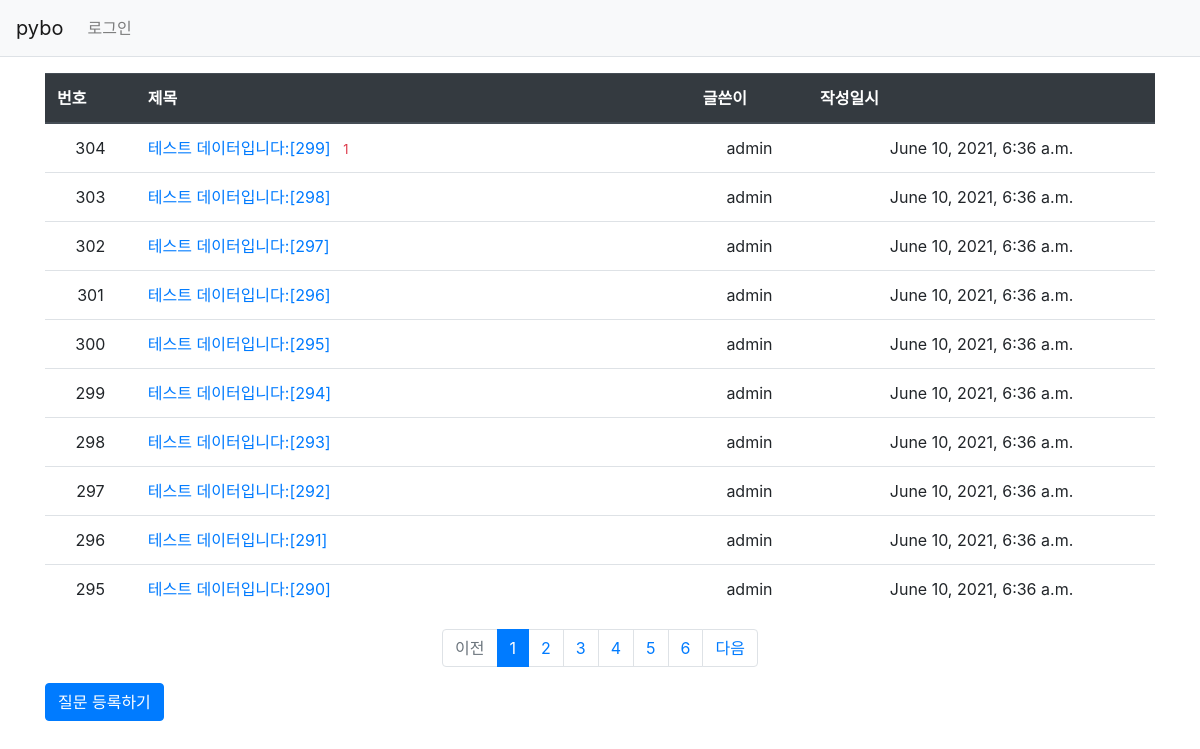
Before: /pybo/ with the older database file.
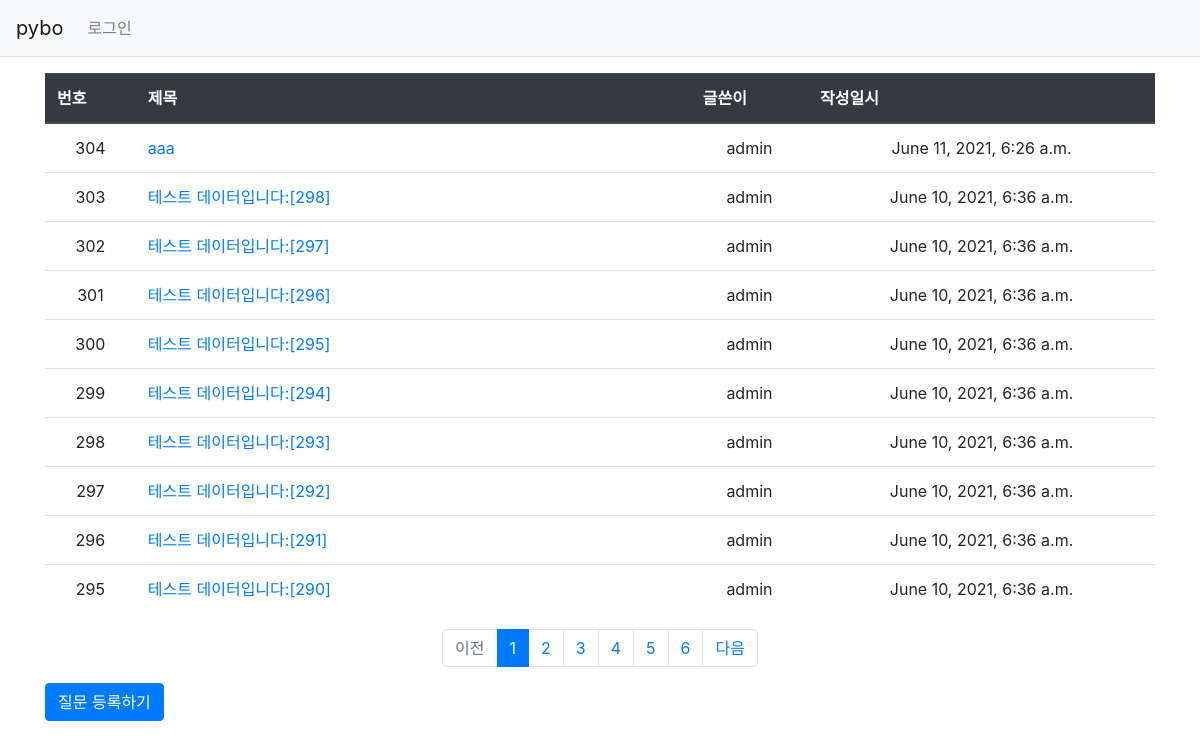
After: the same page with the newer database file.
### pybo/models.py (models this page shows, shortened)
class Question(models.Model):
    author = models.ForeignKey(User, on_delete=models.CASCADE)
    subject = models.CharField(max_length=200)
    content = models.TextField()
    create_date = models.DateTimeField()
    modify_date = models.DateTimeField(null=True, blank=True)

### pybo/views.py (the view)
# urls.py: path('',views.index, name='index'),
def index(request):
    page = request.GET.get('page','1') # 페이지
    question_list = Question.objects.order_by('-create_date')
    paginator = Paginator(question_list, 10) #페이지당 10개씩 보여주기
    page_obj = paginator.get_page(page)
    context = {'question_list': page_obj}
    return render(request, 'pybo/question_list.html', context)

### pybo/templatetags/pybo_filter.py (called while the page is built)
@register.filter
def sub(value, arg):
    return value - arg

### templates/pybo/question_list.html
{% extends 'base.html' %}
{% block content %}
{% load pybo_filter %}
<div class="container my-3">
    <table class="table">
        <thead>
        <tr class="text center thead-dark">
            <th>번호</th>
            <th style="width:50%">제목</th>
            <th>글쓴이</th>
            <th>작성일시</th>
        </tr>
        </thead>
        <tbody>
        {% if question_list %}
        {% for question in question_list %}
        <tr class = "text-center">
            <td>{{ question_list.paginator.count|sub:question_list.start_index|sub:forloop.counter0|add:1 }}</td>
            <td class="text-left">
                <a href="{% url 'pybo:detail' question.id %}">{{ question.subject }}
                    {% if question.answer_set.count > 0 %}
                    <span class="text-danger small ml-2">
                        {{ question.answer_set.count }}
                    </span>
                    {% endif %}
                </a>
            </td>
            <td>{{ question.author.username }}</td>
            <td>{{ question.create_date }}</td>
        </tr>
        {% endfor %}
        {% else %}
        <tr>
            <td colspan="3">질문이 없습니다.</td>
        </tr>
        {% endif %}
        </tbody>
    </table>
    <ul class="pagination justify-content-center">
        {% if question_list.has_previous %}
        <li class="page-item">
            <a class="page-link" href="?page={{ question_list.previous_page_number }}">이전</a>
        </li>
        {% else %}
        <li class="page-item disabled">
            <a class="page-link" tabindex="-1" aria-disabled="true" href="#">이전</a>
        </li>
        {% endif %}
        {% for page_number in question_list.paginator.page_range %}
        {% if page_number >= question_list.number|add:-5 and page_number <= question_list.number|add:5 %}
            {% if page_number == question_list.number %}
            <li class="page-item active" aria-current="page">
                <a class="page-link" href="?page={{ page_number }}">{{ page_number }}</a>
            </li>
            {% else %}
            <li class="page-item">
                <a class="page-link" href="?page={{ page_number }}">{{ page_number }}</a>
            </li>
            {% endif %}
        {% endif %}
        {% endfor %}
        {% if question_list.has_next %}
        <li class="page-item">
            <a class="page-link" href="?page={{ question_list.next_page_number }}">다음</a>
        </li>
        {% else %}
        <li class="page-item disabled">
            <a class="page-link" tabindex="-1" aria-disabled="true" href="#">다음</a>
        </li>
        {% endif %}
    </ul>
    <a href="{% url 'pybo:question_create' %}" class="btn btn-primary">
        질문 등록하기
    </a>
</div>
{% endblock %}

### templates/base.html (shortened to what this page needs)
{% load static %}
<!doctype html>
<html lang="ko">
<head>
    <link rel="stylesheet" type="text/css" href="{% static 'bootstrap.min.css' %}">
    <link rel="stylesheet" type="text/css" href="{% static 'style.css' %}">
</head>
<body>
{% include "navbar.html" %}
{% block content %}
{% endblock %}
</body>
</html>

### templates/navbar.html (shortened to what this page needs)
<nav class="navbar navbar-expand-lg navbar-light bg-light border-bottom">
    <a class="navbar-brand" href="{% url 'pybo:index' %}">pybo</a>
    <div class="collapse navbar-collapse flex-grow-0" id="navbarNav">
        <ul class="navbar-nav">
            <li class="nav-item">
                {% if user.is_authenticated %}
                <a class="nav-link" href="{% url 'common:logout' %}">
                    {{ user.username }}로그아웃
                </a>
                {% else %}
                <a class="nav-link" href="{% url 'common:login' %}">로그인</a>
                {% endif %}
            </li>
        </ul>
    </div>
</nav>

Changed rows visible on the page:
removed Question: paginator.count|sub "304", subject "테스트 데이터입니다:[299]", answer_set.count "1", author.username "admin", create_date "June 10, 2021, 6:36 a.m."
added Question: paginator.count|sub "304", subject "aaa", author.username "admin", create_date "June 11, 2021, 6:26 a.m."
